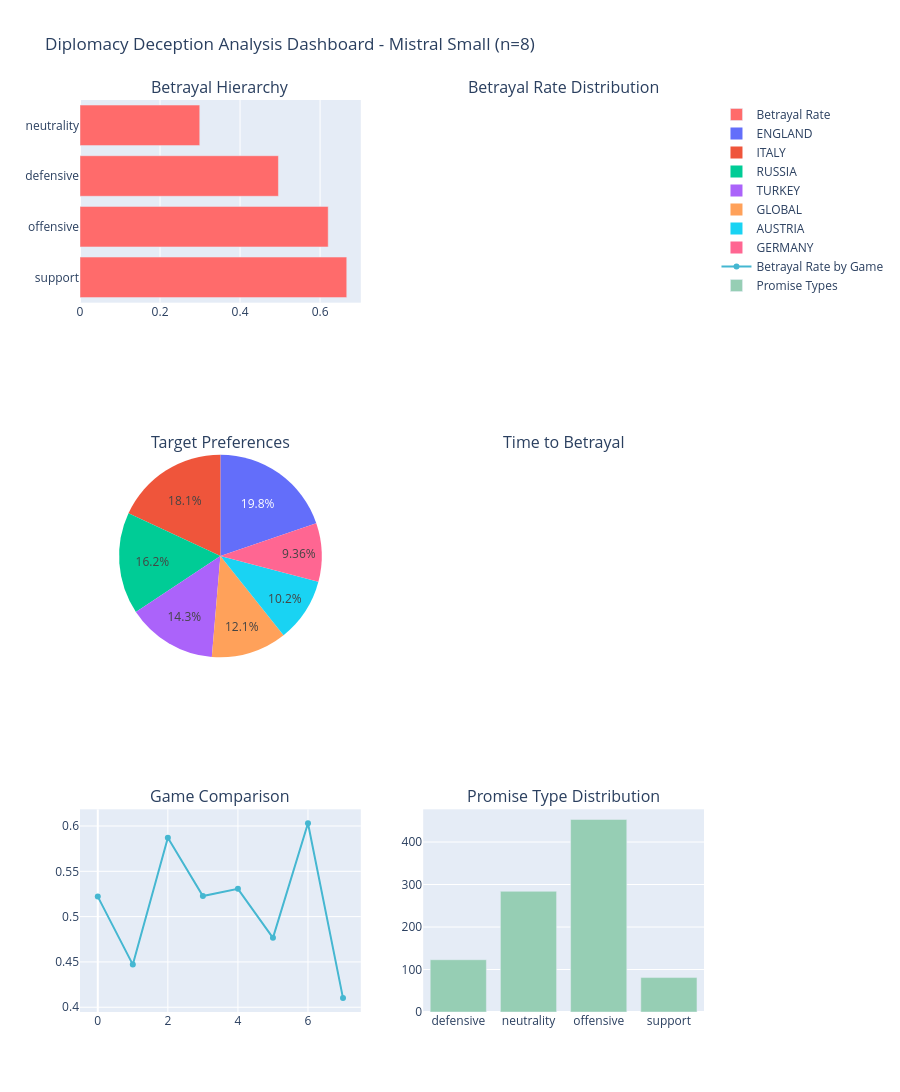

The notebook cell this image was saved under:
### Code cell
visualize_deception_analysis(same_phase_results)

### Figure 1 — Plotly figure (JSON) as saved in the notebook; plotly's stock layout.template omitted (floating-point values rounded to 4 significant figures)
{"data": [{"marker": {"color": "#FF6B6B"}, "name": "Betrayal Rate", "orientation": "h", "type": "bar", "x": [0.6667, 0.6203, 0.4959, 0.2993], "xaxis": "x", "y": ["support", "offensive", "defensive", "neutrality"], "yaxis": "y"}, {"domain": {"x": [0, 0.45], "y": [0.3889, 0.6111]}, "labels": ["ENGLAND", "ITALY", "RUSSIA", "TURKEY", "GLOBAL", "AUSTRIA", "GERMANY"], "name": "Betrayal Targets", "type": "pie", "values": [95, 87, 78, 69, 58, 49, 45]}, {"marker": {"color": "#45B7D1"}, "mode": "markers+lines", "name": "Betrayal Rate by Game", "type": "scatter", "x": [0, 1, 2, 3, 4, 5, 6, 7], "xaxis": "x4", "y": [0.5221, 0.4471, 0.587, 0.5227, 0.5306, 0.4766, 0.6031, 0.4101], "yaxis": "y4"}, {"marker": {"color": "#96CEB4"}, "name": "Promise Types", "type": "bar", "x": ["defensive", "neutrality", "offensive", "support"], "xaxis": "x5", "y": [123, 284, 453, 81], "yaxis": "y5"}], "layout": {"annotations": [{"font": {"size": 16}, "showarrow": false, "text": "Betrayal Hierarchy", "x": 0.225, "xanchor": "center", "xref": "paper", "y": 1, "yanchor": "bottom", "yref": "paper"}, {"font": {"size": 16}, "showarrow": false, "text": "Betrayal Rate Distribution", "x": 0.775, "xanchor": "center", "xref": "paper", "y": 1, "yanchor": "bottom", "yref": "paper"}, {"font": {"size": 16}, "showarrow": false, "text": "Target Preferences", "x": 0.225, "xanchor": "center", "xref": "paper", "y": 0.6111, "yanchor": "bottom", "yref": "paper"}, {"font": {"size": 16}, "showarrow": false, "text": "Time to Betrayal", "x": 0.775, "xanchor": "center", "xref": "paper", "y": 0.6111, "yanchor": "bottom", "yref": "paper"}, {"font": {"size": 16}, "showarrow": false, "text": "Game Comparison", "x": 0.225, "xanchor": "center", "xref": "paper", "y": 0.2222, "yanchor": "bottom", "yref": "paper"}, {"font": {"size": 16}, "showarrow": false, "text": "Promise Type Distribution", "x": 0.775, "xanchor": "center", "xref": "paper", "y": 0.2222, "yanchor": "bottom", "yref": "paper"}], "height": 1200, "title": {"text": "Diplomacy Deception Analysis Dashboard - Mistral Small (n=8)"}, "xaxis": {"anchor": "y", "domain": [0, 0.45]}, "xaxis2": {"anchor": "y2", "domain": [0.55, 1]}, "xaxis3": {"anchor": "y3", "domain": [0.55, 1]}, "xaxis4": {"anchor": "y4", "domain": [0, 0.45]}, "xaxis5": {"anchor": "y5", "domain": [0.55, 1]}, "yaxis": {"anchor": "x", "domain": [0.7778, 1]}, "yaxis2": {"anchor": "x2", "domain": [0.7778, 1]}, "yaxis3": {"anchor": "x3", "domain": [0.3889, 0.6111]}, "yaxis4": {"anchor": "x4", "domain": [0, 0.2222]}, "yaxis5": {"anchor": "x5", "domain": [0, 0.2222]}}}
